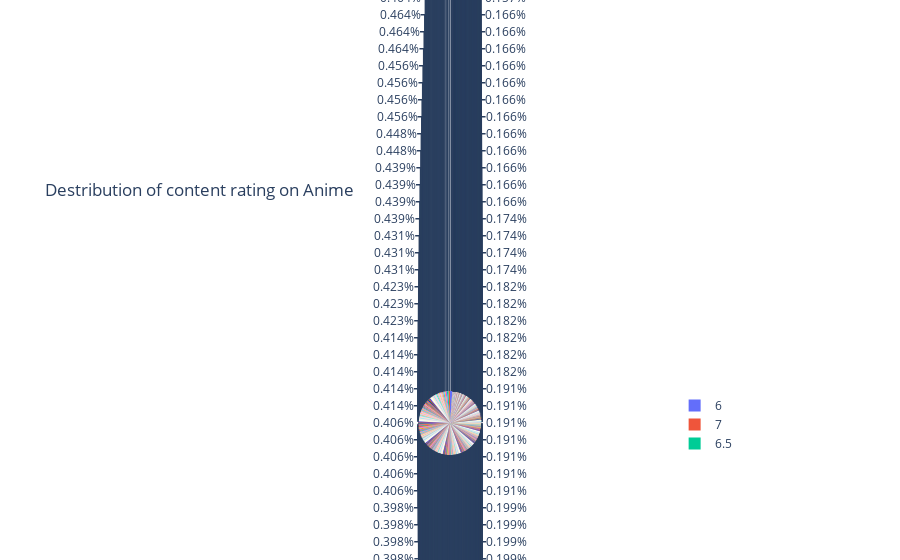

Here is the notebook cell this chart was saved with:
### Code cell
pieChart = px.pie(x, values='counts', names='rating', title='Destribution of content rating on Anime')
pieChart.show()

### Figure 1 — Plotly figure (JSON) as saved in the notebook; plotly's stock layout.template omitted (floating-point values rounded to 4 significant figures; data arrays with more than 128 entries replaced by an {"elided": "..."} marker saying what was removed)
{"data": [{"domain": {"x": [0, 1], "y": [0, 1]}, "hovertemplate": "rating=%{label}<br>counts=%{value}<extra></extra>", "labels": {"elided": "598 float values"}, "legendgroup": "", "name": "", "showlegend": true, "type": "pie", "values": {"elided": "598 int values"}}], "layout": {"autosize": true, "legend": {"tracegroupgap": 0}, "title": {"text": "Destribution of content rating on Anime"}}}
